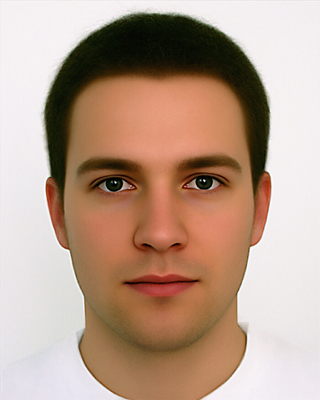
#> input picture reflexml/face.jpg, 320 x 400 px
$ python -i eye.py   (imports and definitions only)
#> lines starting #> are read from the running program, lines starting #| are printed output that depends on the picture
### reflexml/src/reflexml/utils/image.py
from __future__ import division

import numpy as np
import cv2
import dlib
from skimage import transform


def mean_kernel(shape=(3, 3)):
    return np.ones(shape) / float(np.prod(shape))


# [19 lines left out: functions grayscale, bgr2rgb, rgb2bgr, not called in this run]


def resize(img, new_width=500, backend='cv2'):
    assert backend in {'cv2', 'skimage'}
    if(len(img.shape) > 2):
        h, w, c = img.shape
    else:
        h, w = img.shape

    if isinstance(new_width, int):
        r = new_width / float(w)
        dim = (int(h * r), new_width)
    else:
        dim = new_width
    # img = cv2.resize(img, dim, interpolation = cv2.INTER_LINEAR)
    if backend == 'skimage':
        return transform.resize(img, dim)
    return cv2.resize(img, dim[::-1])


# [51 lines left out: functions grab_rectangular_region, center_of_mass, bounding_rectangle, bounding_square, not called in this run]

### reflexml/src/reflexml/detection/eye.py
import logging
import dlib
import numpy as np
from scipy import signal

from skimage.filters import scharr_h, scharr_v
from skimage import exposure

from ..utils.image import grab_rectangular_region, mean_kernel, resize

logger = logging.getLogger(__name__)


def relative_gaze_vector(reference, pupil):
    direction = np.array(pupil) - np.array(reference)
    direction = direction / np.linalg.norm(direction)
    return direction.tolist()


def find_pupil(img, rectangle=None, resize_width=30, equalize_img=False,
               normalize_gradient=True, convolve=False, gamma=0.5):
    """ Find a pupil center in a grayscale image. Formulates the problem as
    an optimzation problem over the eye region, where the theoretical optimum
    occurs at the center of the iris.

    Args:
    -----
        img: a 2D numpy array (i.e., a grayscale image)
        rectangle: if passed, look inside a region of the image for a pupil
        resize_width: int, how wide the search space should be for the
            eye region. Note that this scales as O(resize_width ^ 2)
        equalize_img: boolean, do we want to equalize the histogram in the
            eye region to make the gradients more defined
        normalize_gradient: y/n to gradient normalization
        convolve: whether or not to take a 2D mean convolution over the
            functional space before selecting the optimum (helps with noise)

    Returns:
    --------
        (pupil_loc_w, pupil_loc_h) w.r.t. the original image size and not
        relative to the crop

    Raises:
    -------
        Exceptions
    """

    # keep track of all the dims
    dimensions = {}
    if rectangle is not None:
        assert isinstance(
            rectangle, dlib.rectangle), 'rectangle must be a dlib rectangle'
        logger.debug('will perform pupil search in constrained region')
        orig = grab_rectangular_region(img, rectangle)
        # stick the cropped eye region in img
        img, orig = orig, img
        dimensions['orig'] = orig.shape
        dimensions['rect'] = rectangle

        logger.debug('ingested image of size: {}'.format(orig.shape))
        logger.debug('searching in rectangle defined by {}'.format(str(rectangle)))

    if resize_width is not None:
        logger.debug('resizing search region to have width = {}'.format(resize_width))
        dimensions['pre_resize'] = img.shape
        img = resize(img, resize_width)

    if equalize_img:
        logger.debug('normalizing intensity histogram')

        img = exposure.equalize_hist(img)

    img = exposure.adjust_gamma(img, gamma)

    h, w = img.shape
    dimensions['img'] = img.shape

    # compute grads
    grad_x = scharr_v(img)
    grad_y = scharr_h(img)

    # get gradient vector for each pixel
    grad = np.array(zip(grad_y.ravel(), grad_x.ravel())).astype('float')

    if normalize_gradient:
        logger.debug('performing gradient normalization')

        # get gradient magnitude for each pixel
        grad_magnitude = np.linalg.norm(grad, axis=-1)
        mask = np.isnan(grad_magnitude)

        grad_mean = np.mean(grad_magnitude[~mask])
        grad_std = np.std(grad_magnitude[~mask])

        # make it one to divide easier
        grad_magnitude[mask] = 1
        # prune out noisy gradients
        grad_magnitude[grad_magnitude < (0.3 * grad_std + grad_mean)] = 1

        grad[grad_magnitude < 2] = 0

        # make the gradient vectors unit length
        # grad = grad / grad_magnitude[:, :, np.newaxis]
        grad = grad / grad_magnitude[:, np.newaxis]

    grad_coords = np.array([a for a in np.ndindex(h, w)]).astype('float')

    direction = (grad_coords[:, :, np.newaxis] - grad_coords.T)
    direction = direction / np.linalg.norm(direction, axis=1)[:, np.newaxis, :]

    acc_grad = (direction * grad[:, :, np.newaxis]).sum(axis=1)
    acc_grad[np.isnan(acc_grad) | (acc_grad < 0)] = 0
    acc_grad = acc_grad.sum(axis=0)

    if convolve:
        logger.debug('convolving final energy space')

        acc_grad = signal.convolve2d(
            acc_grad.reshape((h, w)), mean_kernel(), mode='same')

    # reverse so this is (w x h)
    pupil_loc_w, pupil_loc_h = grad_coords[
        acc_grad.argmax()].astype('int')[::-1]

    if resize_width is not None:

        h_old, w_old = dimensions['pre_resize']
        # get the upsample factor
        h_factor, w_factor = h_old / float(h), w_old / float(w)

        logger.debug('upsampling found pupil '
                     'with ({}, {}) factor'.format(h_factor, w_factor))

        # get the coords in the original system
        pupil_loc_w = int(pupil_loc_w * w_factor)
        pupil_loc_h = int(pupil_loc_h * h_factor)

    if rectangle is not None:
        logger.debug('converting to precropped coordinate system')

        pupil_loc_w += rectangle.left()
        pupil_loc_h += rectangle.top()

    logger.debug('pupil detection successful')

    return pupil_loc_w, pupil_loc_h

>>> import cv2
>>> picture = cv2.imread('../../../face.jpg', cv2.IMREAD_GRAYSCALE)
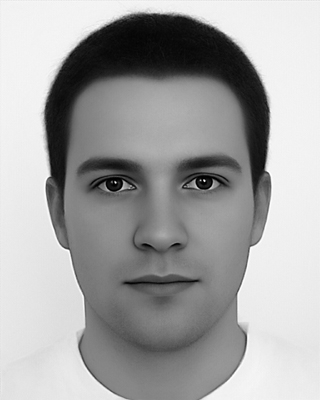
#> picture: shape (400, 320); min 0, max 255, mean 164
>>> result = find_pupil(picture)
#> in resize, `return cv2.resize(img, dim[::-1])`:
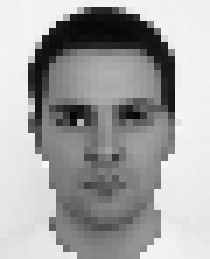
#> returned value: shape (37, 30) (shown 7 times larger); min 4, max 247, mean 163.8
#> in find_pupil, `img = exposure.adjust_gamma(img, gamma)`:
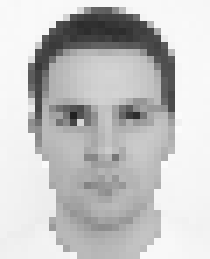
#> img: shape (37, 30) (shown 7 times larger); min 32, max 251, mean 196.5
#> in find_pupil, `grad_x = scharr_v(img)`:
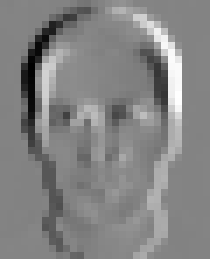
#> grad_x: shape (37, 30) float64 (shown 7 times larger); min -0.738, max 0.686, mean 0.000247; drawn with min black and max white
#> in find_pupil, `grad_y = scharr_h(img)`:
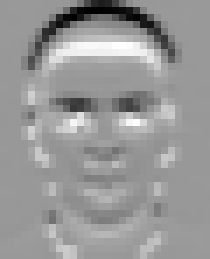
#> grad_y: shape (37, 30) float64 (shown 7 times larger); min -0.735, max 0.489, mean -0.00439; drawn with min black and max white
#> (the run stopped early here; a loop or call above may not have finished)
